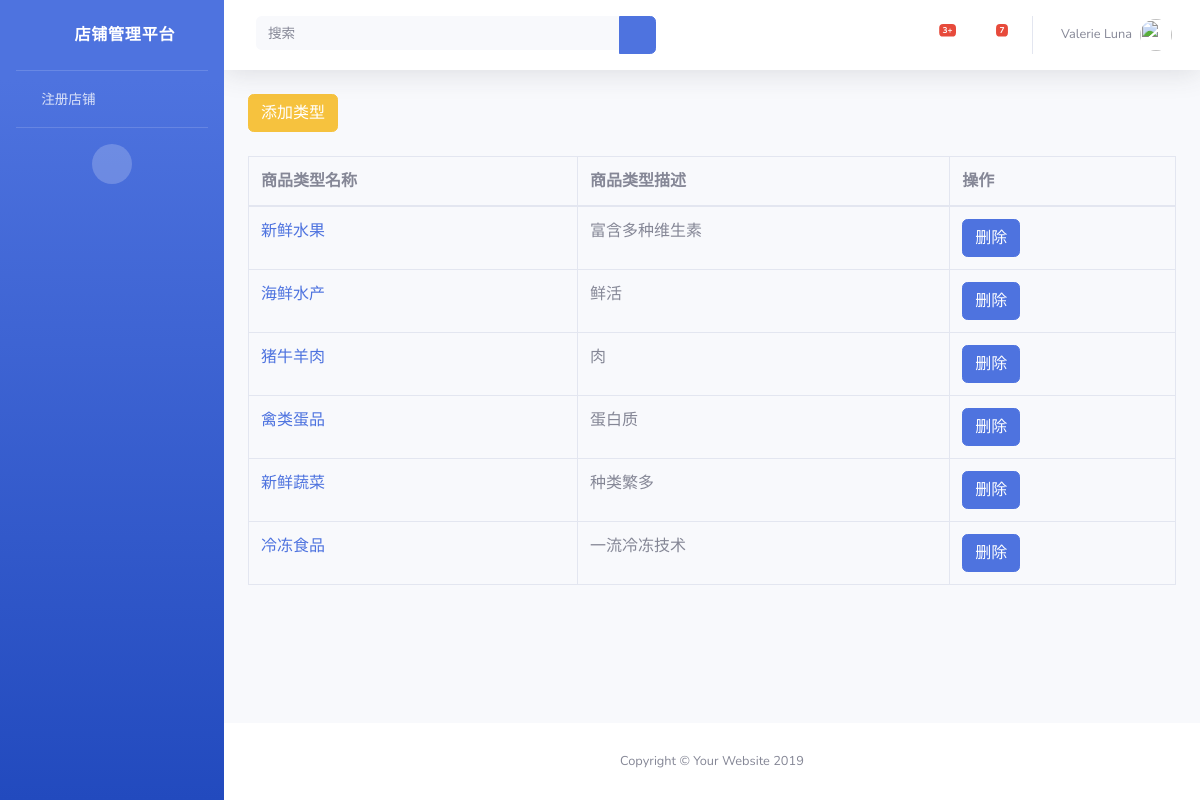
Page /shop/gt/ on the earlier database version.
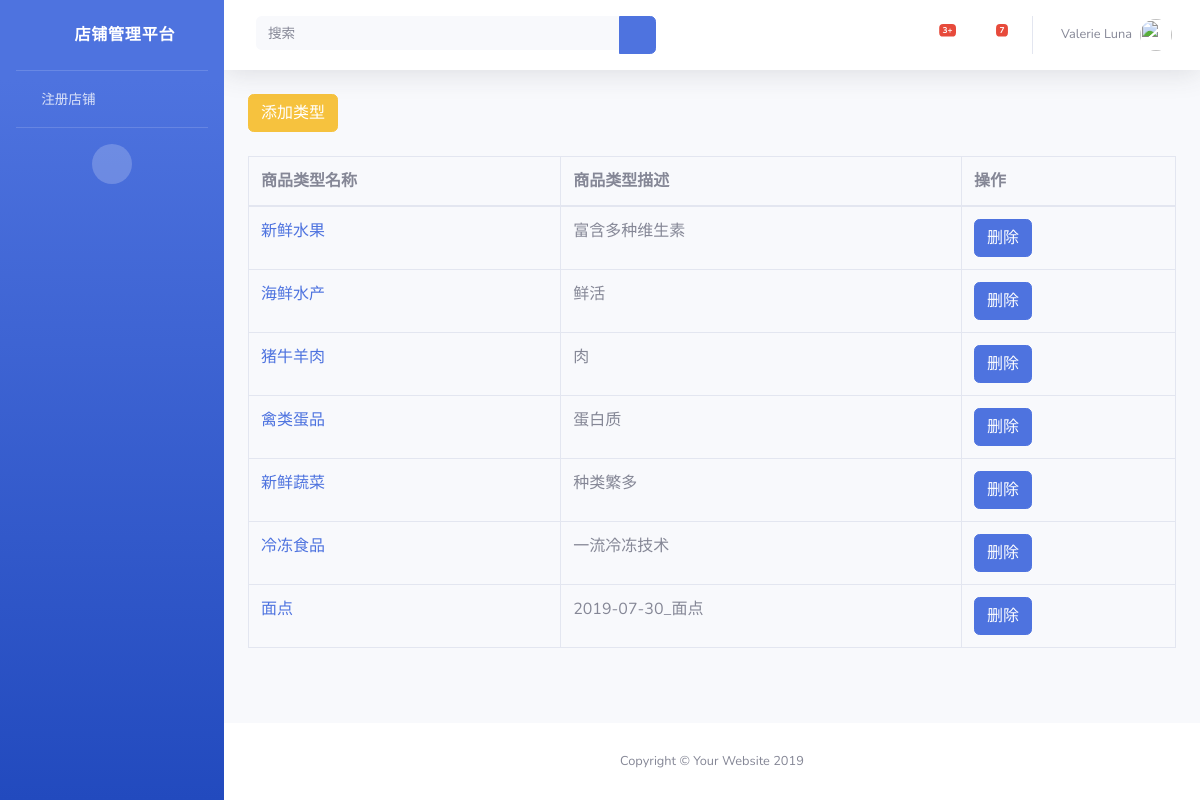
Same page on the later database version.
### Shopapp/models.py (models this page shows)
class GoodsType(models.Model):
    name = models.CharField(max_length=32,verbose_name="类型名称")
    description = models.TextField(verbose_name="类型描述")
    picture = models.ImageField(upload_to="store/images", verbose_name="类型图片")
    objects = GoodsTypeManage()

### Shopapp/views.py (the view, shortened to what this page needs)
# urls.py: path('gt/', goods_type),# 商品类型
def goods_type(request):
    goodstype_list = GoodsType.objects.all()
    return render(request,'shopapp/goods_type.html',locals())

### Shopapp/templates/shopapp/goods_type.html (shortened to what this page needs)
{% extends 'shopapp/base.html' %}
{% block label %}
    <button class="btn btn-warning" data-toggle="modal" data-target="#myModal">添加类型</button>
{% endblock %}
{% block content %}
    <table class="table table-bordered">
        <thead>
            <tr>
               <th>商品类型名称</th>
               <th>商品类型描述</th>
               <th>操作</th>
            </tr>
        </thead>
        <tbody>
            {% for goodstype in goodstype_list %}
                <tr>
                    <td><a href="/shop/gts/?id={{ goodstype.id }}">{{ goodstype.name }}</a></td>
                    <td>{{ goodstype.description }}</td>
                    <td>
                        <a class="btn btn-primary" href="/shop/dgt/?id={{ goodstype.id }}">删除</a>
                    </td>
                </tr>
            {% endfor %}
        </tbody>
    </table>
{% endblock %}

### Shopapp/templates/shopapp/base.html (shortened to what this page needs)
<!DOCTYPE html>
<html lang="en">
<head>
  <link href="/static/shopapp/vendor/fontawesome-free/css/all.min.css" rel="stylesheet" type="text/css">
  <link href="/static/shopapp/css/sb-admin-2.min.css" rel="stylesheet">
</head>
<body id="page-top">
  <div id="wrapper">
    {% if request.COOKIES.has_store %}
    <ul class="navbar-nav bg-gradient-primary sidebar sidebar-dark accordion" id="accordionSidebar">
      <a class="sidebar-brand d-flex align-items-center justify-content-center" href="/shop/index/">
        <div class="sidebar-brand-icon rotate-n-15">
          <i class="fas fa-laugh-wink"></i>
        </div>
        <div class="sidebar-brand-text mx-3">店铺管理平台 </div>
      </a>
      <hr class="sidebar-divider my-0">
      <li class="nav-item">
        <a class="nav-link" href="/shop/index/">
          <i class="fas fa-fw fa-tachometer-alt"></i>
          <span>店铺管理({{ request.COOKIES.username }})</span>
        </a>
      </li>
      <hr class="sidebar-divider">
      <div class="sidebar-heading">
        销售管理
      </div>
      <li class="nav-item">
        <a class="nav-link collapsed" href="/shop/gt/">
          <i class="fas fa-fw fa-cog"></i>
          <span>商品类别分类</span>
        </a>
      </li>
      <li class="nav-item">
        <a class="nav-link collapsed" href="#" data-toggle="collapse" data-target="#collapseTwo" aria-expanded="true" aria-controls="collapseTwo">
          <i class="fas fa-fw fa-cog"></i>
          <span>商品信息</span>
        </a>
        <div id="collapseTwo" class="collapse" aria-labelledby="headingTwo" data-parent="#accordionSidebar">
          <div class="bg-white py-2 collapse-inner rounded">
            <h6 class="collapse-header">商品管理:</h6>
            <a class="collapse-item" href="/shop/ag/">添加商品</a>
            <a class="collapse-item" href="/shop/sl/up/">在售商品列表</a>
            <a class="collapse-item" href="/shop/sl/down/">下架商品列表</a>
          </div>
        </div>
      </li>
      <li class="nav-item">
        <a class="nav-link collapsed" href="/shop/ol/">
          <i class="fas fa-fw fa-cog"></i>
          <span>交易订单</span>
        </a>
      </li>
      <div class="text-center d-none d-md-inline">
        <button class="rounded-circle border-0" id="sidebarToggle"></button>
      </div>
    </ul>
    {% else %}
    <ul class="navbar-nav bg-gradient-primary sidebar sidebar-dark accordion" id="accordionSidebar">
      <a class="sidebar-brand d-flex align-items-center justify-content-center" href="/shop/index/">
        <div class="sidebar-brand-icon rotate-n-15">
          <i class="fas fa-laugh-wink"></i>
        </div>
        <div class="sidebar-brand-text mx-3">店铺管理平台 </div>
      </a>
      <hr class="sidebar-divider my-0">
      <li class="nav-item">
        <a class="nav-link" href="/shop/rs/">
          <i class="fas fa-fw fa-tachometer-alt"></i>
          <span>注册店铺</span>
        </a>
      </li>
      <hr class="sidebar-divider">
      <div class="text-center d-none d-md-inline">
        <button class="rounded-circle border-0" id="sidebarToggle"></button>
      </div>
    </ul>
    {% endif %}
    <div id="content-wrapper" class="d-flex flex-column">
      <div id="content">
        <nav class="navbar navbar-expand navbar-light bg-white topbar mb-4 static-top shadow">
          <form class="d-none d-sm-inline-block form-inline mr-auto ml-md-3 my-2 my-md-0 mw-100 navbar-search">
            <div class="input-group">
              <input type="text" name="keywords" value="{{ keywords }}" class="form-control bg-light border-0 small" placeholder="搜索" aria-label="Search" aria-describedby="basic-addon2">
              <div class="input-group-append">
                <button class="btn btn-primary" type="submit">
                  <i class="fas fa-search fa-sm"></i>
                </button>
              </div>
            </div>
          </form>
          <ul class="navbar-nav ml-auto">
            <li class="nav-item dropdown no-arrow mx-1">
              <a class="nav-link dropdown-toggle" href="#" id="alertsDropdown" role="button" data-toggle="dropdown" aria-haspopup="true" aria-expanded="false">
                <i class="fas fa-bell fa-fw"></i>
                <span class="badge badge-danger badge-counter">3+</span>
              </a>
            </li>
            <li class="nav-item dropdown no-arrow mx-1">
              <a class="nav-link dropdown-toggle" href="#" id="messagesDropdown" role="button" data-toggle="dropdown" aria-haspopup="true" aria-expanded="false">
                <i class="fas fa-envelope fa-fw"></i>
                <span class="badge badge-danger badge-counter">7</span>
              </a>
            </li>
            <li class="nav-item dropdown no-arrow">
              <a class="nav-link dropdown-toggle" href="#" id="userDropdown" role="button" data-toggle="dropdown" aria-haspopup="true" aria-expanded="false">
                <span class="mr-2 d-none d-lg-inline text-gray-600 small">Valerie Luna</span>
                <img class="img-profile rounded-circle" src="https://source.unsplash.com/QAB-WJcbgJk/60x60">
              </a>
            </li>
          </ul>
        </nav>
        <div class="container-fluid">
          <h1 class="h3 mb-4 text-gray-800">{% block label%}{% endblock %}</h1>
        </div>
        <div class="container">
            {% block content %}
            {% endblock %}
        </div>
      </div>
      <footer class="sticky-footer bg-white">
        <div class="container my-auto">
          <div class="copyright text-center my-auto">
            <span>Copyright &copy; Your Website 2019</span>
          </div>
        </div>
      </footer>
    </div>
  </div>
</body>
</html>

Differences in the rows shown:
added GoodsType: name "面点", description "2019-07-30_面点"
